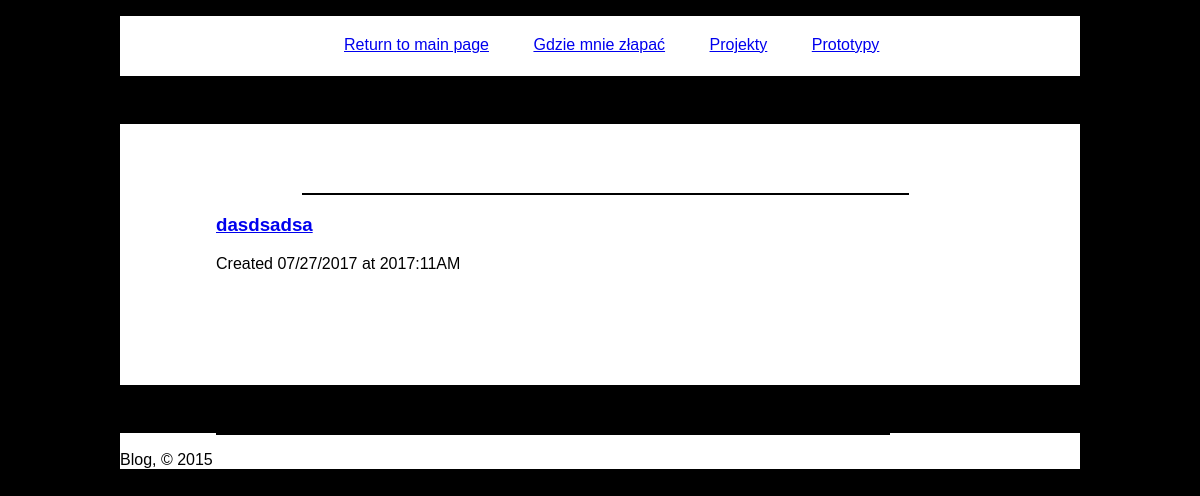
Page /articles on the earlier database version.
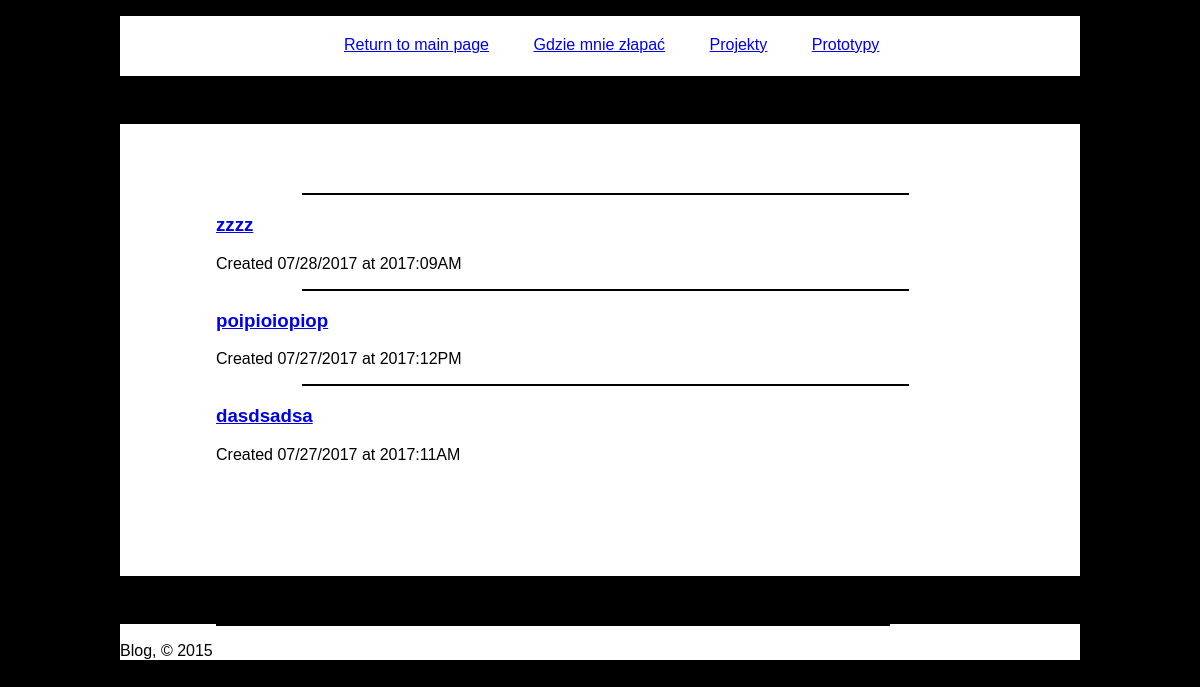
Same page on the later database version.
### main.py (models this page shows, shortened)
class Entry(flask_db.Model):
    title = CharField()
    slug = CharField(unique=True)
    content = TextField()
    published = BooleanField(index=True)
    timestamp = DateTimeField(default=datetime.datetime.now, index=True)
    @classmethod
    def public(cls):
        return Entry.select().where(Entry.published == True)

### main.py (the view)
@app.route('/articles')
def index():
    search_query = request.args.get('q')
    if search_query:
        query = Entry.search(search_query)
    else:
        query = Entry.public().order_by(Entry.timestamp.desc())
    return object_list(
        'index.html',
        query,
        search=search_query,
        check_bounds=False)

### templates/index.html (shortened to what this page needs)
{% extends "base.html" %}
{% block content %}
  {% for entry in object_list %}
    <hr></hr>
    {% if search %}
      {% set entry = entry.entry %}
    {% endif %}
    <h3>
      <a href="{% if entry.published %}{{ url_for('detail', slug=entry.slug) }}{% else %}{{ url_for('edit', slug=entry.slug) }}{% endif %}">
        {{ entry.title }}
      </a>
    </h3>
    <p>Created {{ entry.timestamp.strftime('%m/%d/%Y at %G:%I%p') }}</p>
  {% else %}
    <p>No entries have been created yet.</p>
  {% endfor %}
{% endblock %}

### templates/base.html (shortened to what this page needs)
<!doctype html>
<html>
  <head>
    <link rel=stylesheet type=text/css href="{{ url_for('static', filename='css/blog.css') }}" />
  </head>
  <body>
    <div class="navbar navbar-default navbar-static-top" role="navigation">
      <div class="main_container">
        <div class="navbar-header">
          <ul>
            <li><a class="navbar-brand" href="{{ url_for('render_main_page') }}">Return to main page</a></li>
            <li><a class="navbar-brand" href="{{ url_for('render_where_page') }}">Gdzie mnie złapać</a></li>
            <li><a class="navbar-brand" href="{{ url_for('render_project_page') }}">Projekty</a></li>
            <li><a class="navbar-brand" href="{{ url_for('render_prototype_page') }}">Prototypy</a></li>
        </ul>
        </div>
      </div>
    </div>
    <div class="container">
      {% block content %}{% endblock %}
    </div>
  <div class = "footerDiv">
    <footer>
      <hr />
      <p>Blog, &copy; 2015</p>
    </footer>
  </div>
  </body>
</html>

### static/css/blog.css (style rules this page uses)
body { background-color: black; margin-left: 10%; margin-right: 10%; margin-top: 0; margin-bottom: 0; font-family: 'Ubuntu', sans-serif; }
.main_container { color: black; background-color: white; height: 60px; margin-bottom: 5%; }
.container { color: black; background-color: white; padding-left: 10%; padding-bottom: 10%; padding-top: 5%; }
.navbar-header { margin-left: 15%; margin-right: 10%; }
.navbar-header ul li { display: inline-block; margin-left: 40px; padding-top: 20px; }
.footerDiv footer { height: 10%; margin-top: 5%; background-color: white; }
hr { display: block; margin-left: 10%; margin-right: 10%; border-style:double; border-width: 1px; width: 70%; }

Differences in the rows shown:
added Entry: title "zzzz", timestamp "07/28/2017 at 2017:09AM"
now on this page (row edited): Entry: title "poipioiopiop", timestamp "07/27/2017 at 2017:12PM"
